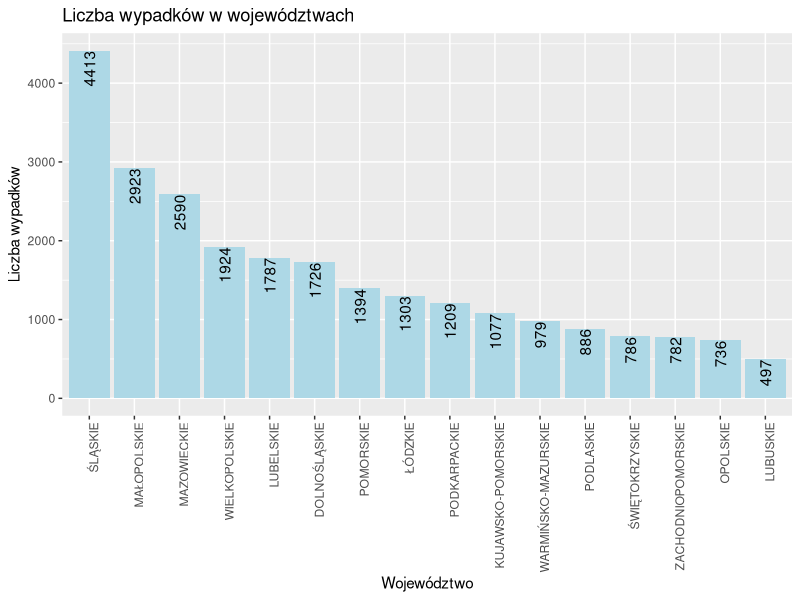
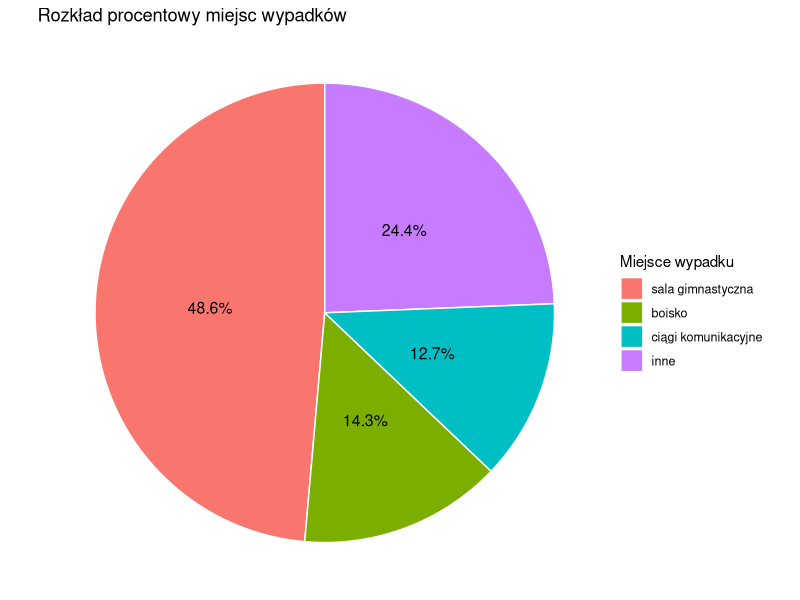

Generate these figures, in order, with R:
## ---- chunk 1
knitr::opts_chunk$set(echo = FALSE)
## ---- chunk 2
library(ggplot2) 
library(knitr)
library(dplyr)
library(sf)
library(rnaturalearth)
library(rnaturalearthdata)

wypadki_dane <- read.csv("wypadki.csv") #Wczytanie pliku csv

#Rozdzielenie ramki danych na poszczególne elementy
wojewodztwo <- data.frame(wypadki_dane$Wojewodztwo)
typ_podmiotu <-data.frame( wypadki_dane$TypPodmiotu)
rodzaj_wypadku <- data.frame(wypadki_dane$RodzajWypadku)
przyczyna <- data.frame(wypadki_dane$RodzajWypadku)
miejsce <- data.frame(wypadki_dane$MiejsceWypadku)
rodzaj_zajec <- data.frame(wypadki_dane$RodzajZajec)
liczba_wypadkow <- data.frame(wypadki_dane$Liczba.Wypadkow)

#Porównanie ilości wypadków w podziale na województwa
suma_wojewodztwa <- aggregate(Liczba.Wypadkow ~ Wojewodztwo, data = wypadki_dane, FUN = sum)
#Wykres przedstawiający ilość wypadków w poszczególnych województwach
ggplot(suma_wojewodztwa, aes(x = reorder(Wojewodztwo, -Liczba.Wypadkow), y = Liczba.Wypadkow)) + #Sortowanie malejąco
geom_bar(stat = "identity", fill = "lightblue") + #Kolumny, typ oraz kolor
geom_text(aes(label=Liczba.Wypadkow), angle = 90, hjust = 1, vjust = 0.5) + #Etykiety liczby wypadków
theme(axis.text.x = element_text(angle = 90, hjust = 1)) + #Etykiety Województw
labs(title = "Liczba wypadków w województwach", x = "Województwo", y = "Liczba wypadków") #Tytuł oraz nazwy osi

## ---- chunk 3
#TOP 10 PRZYCZYN WYPADKÓW w woj. Śląskim
slaskie_dane <- subset(wypadki_dane, Wojewodztwo == "ŚLĄSKIE")
top_przyczyny <- aggregate(Liczba.Wypadkow ~ PrzyczynaWypadku, data = slaskie_dane, FUN = sum)
top10_przyczyny <- head(top_przyczyny[order(-top_przyczyny$Liczba.Wypadkow), ], 10)
top10_przyczyny$ID <- seq_len(nrow(top10_przyczyny))
top10_przyczyny <- top10_przyczyny[, c("ID", "PrzyczynaWypadku", "Liczba.Wypadkow")]

kable(top10_przyczyny,row.names = F, 
      col.names = c("Poz.", "Przyczyna", "Ilość"))
## ---- chunk 4
#Wykres Kołowy Miejsce Wypadku
# Agregacja liczby wypadków i obliczenie udziałów procentowych
suma_miejsce <- wypadki_dane %>%
  group_by(MiejsceWypadku) %>%
  summarise(Liczba.Wypadkow = sum(Liczba.Wypadkow), .groups = "drop") %>%
  mutate(Procent = Liczba.Wypadkow / sum(Liczba.Wypadkow) * 100)

# Podział na duże i małe udziały (<10.5%)
duze <- filter(suma_miejsce, Procent >= 10.5)
male <- filter(suma_miejsce, Procent < 10.5)

# Tworzenie rekordu "inne"
inne_row <- data.frame(
  MiejsceWypadku = "inne",
  Liczba.Wypadkow = sum(male$Liczba.Wypadkow),
  Procent = sum(male$Procent))

# Połączenie danych i sortowanie: najpierw malejąco, potem "inne" na końcu
dane_do_wykresu <- bind_rows(duze, inne_row) %>%
  arrange(desc(Liczba.Wypadkow)) %>%
  mutate(MiejsceWypadku = factor(MiejsceWypadku, levels = c(setdiff(MiejsceWypadku, "inne"), "inne")))

# Wykres kołowy
ggplot(dane_do_wykresu, aes(x = "", y = Procent, fill = MiejsceWypadku)) +
  geom_bar(stat = "identity", width = 1, color = "white") +
  coord_polar("y", start = 0) +
  geom_text(aes(label = paste0(round(Procent, 1), "%")),
            position = position_stack(vjust = 0.5), size = 4) +
  labs(title = "Rozkład procentowy miejsc wypadków", fill = "Miejsce wypadku") +
  theme_void() +
  theme(legend.text = element_text(size = 9))
